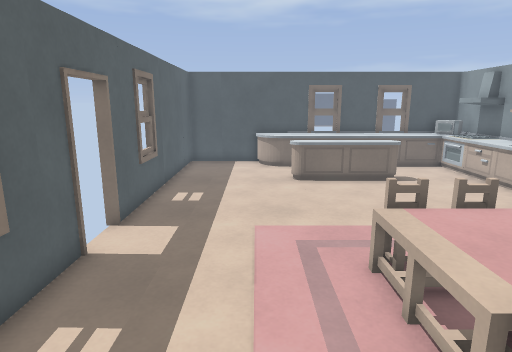
[1] (above)

12 first-person views from a walk through a Godot game level. The camera is 1.5 m above the floor, tilts 12° down and sees 75° across. The floor is counted in squares, 0.45 m on a side. Each view is taken from the middle of a square. On the plan, view 1 faces up. The plan holds only what a view shows up to about 20 squares ahead; the rest is blank. The place goes on beyond the plan. Door leaves are left out where a doorway can be walked through. Surface patterns are stand-ins for the level's own textures.

[2]
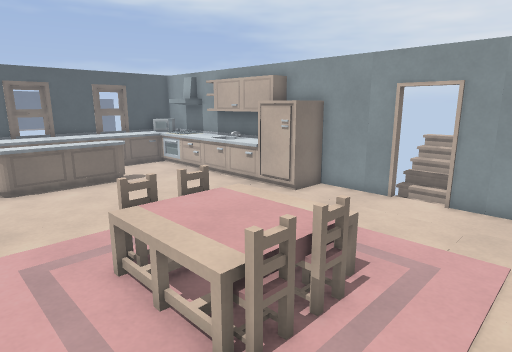

[3]
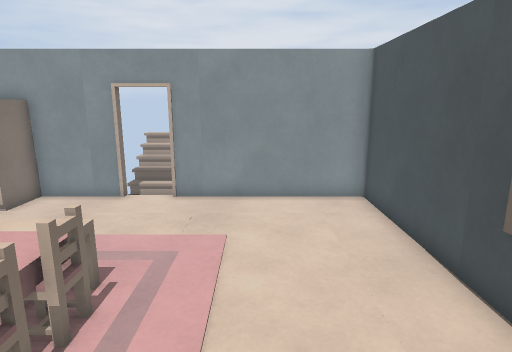

[4]
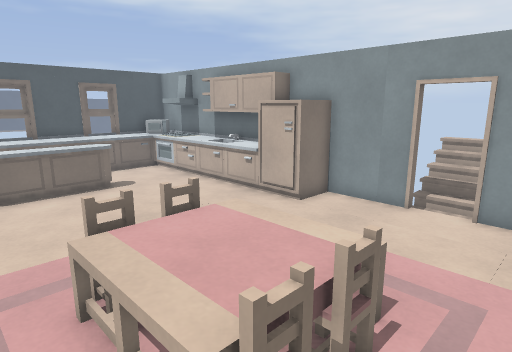

[5]
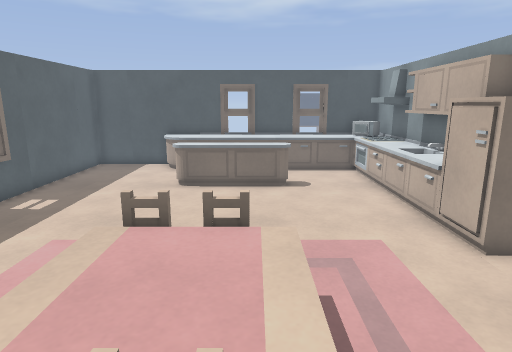

[6]
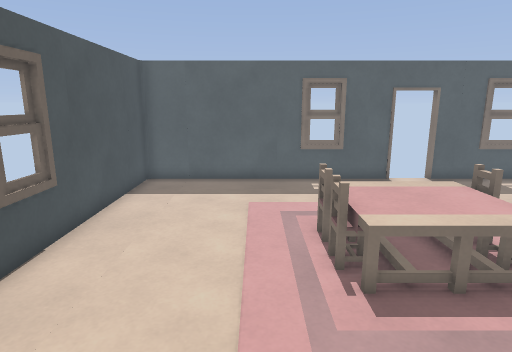

[7]
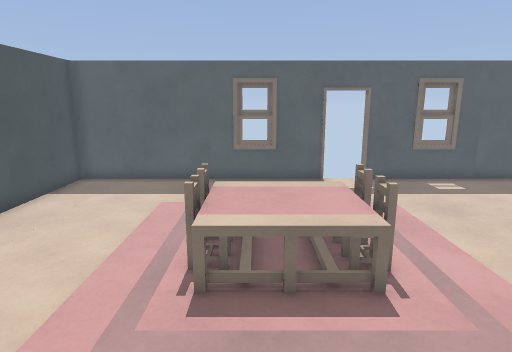

[8]
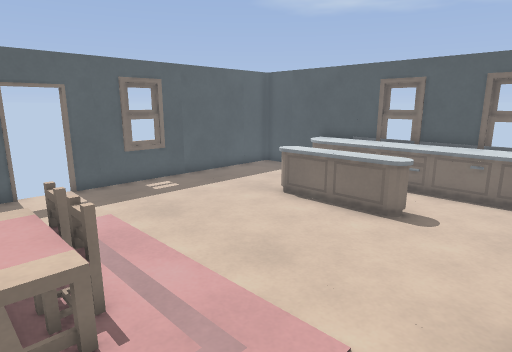

[9]
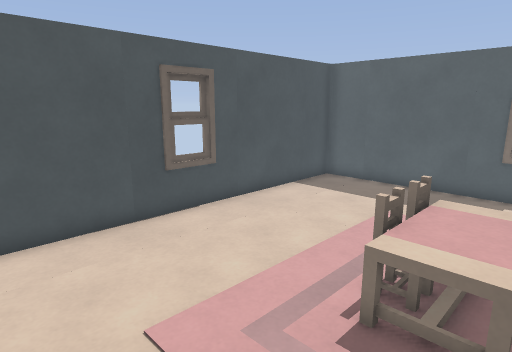

[10]
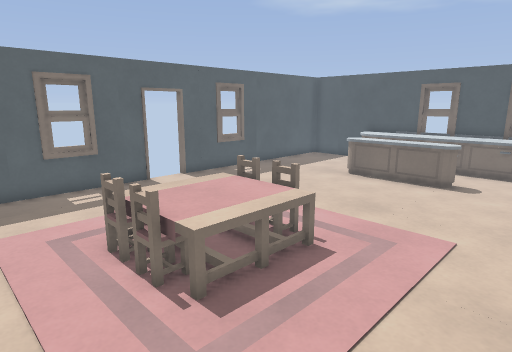

[11]
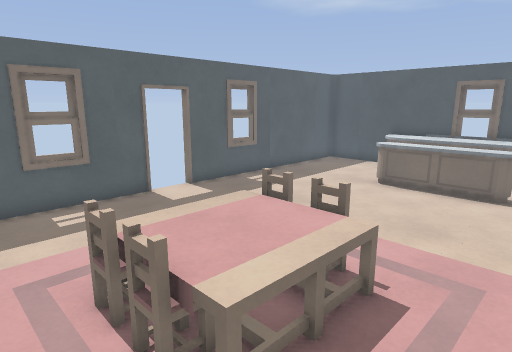

[12]
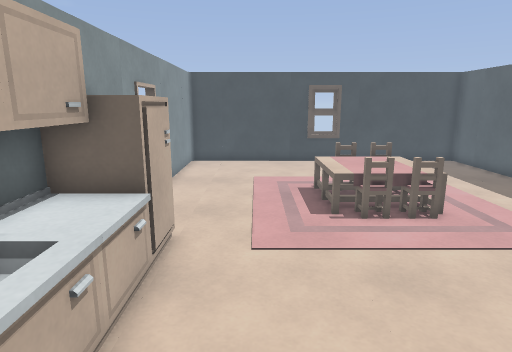

### Floor plan
Key: @ floor where view 1 was taken; # wall or solid block; . floor; / step, stairs or slope; D open door; = window, fence, low wall or low ledge; ^ raised ledge; C cabinet; S stove; I sink; H chair; R rug; O other object.
Columns run from 4 left of view 1 to 16 right of it. Each row starts with its distance up from view 1.
 20 ################
 19 #...CCC^^^CCCC###
 18 #....CC^^^CCCCC##
 17 #......   ....SS#
 16 #......   ....SS#
 15 #.....^^^^^...^O#
 14 #.....=...=...IO#
 13 #.............IC#
 12 =.............CC#
 11 #.............CC#
 10 #.............###
  9 D.............##
  8 D....       ..###
  7 D....  HHH  ....#
  6 #.... RRRRR ....#
  5 #.... RRRRR ....# ^^^
  4 =.... RRRRR ..../ ^^^
  3 #.... RHHHR ....#
  2 #....       ....#
  1 #...............#
  0 #...@...........#
 -1 #...............#
 -2 #...............#
 -3 #...............#
 -4 ########=########

Positions as (right, up) in squares from view 1, and headings:
1: (0, 0), facing up
2: (0, 0), facing up-right
3: (0, 0), facing right
4: (1, 1), facing up-right
5: (5, 1), facing up
6: (11, 1), facing left
7: (11, 4), facing left
8: (10, 5), facing up-left
9: (10, 5), facing down-left
10: (10, 0), facing up-left
11: (8, 1), facing up-left
12: (8, 16), facing down
